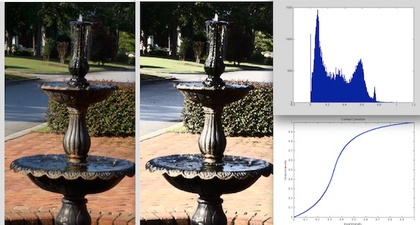
%> input picture contrast.jpg, 420 x 225 px, shrunk from 605 x 324 before the run
$ octave --eval "bmp_contrast;"   (GNU Octave 9; MATLAB toolbox functions it lacks are replaced by stand-ins)
%> lines starting %> are read from the running program, lines starting %| are printed output that depends on the picture; long printed decimals are rounded
function bmp_contrast(Filename, Gain, Bias, Smooth, Linear,  Prefix, ShowFigures)
%Adjusts contrast of image, saving output as bitmap with prefix
%  Filename: name of bitmap [optional]
%  Gain: intensity amplifaction 0..1: 0.1 = low contrast, 0.5= unchanged, 0.9 high contrast
%  Bias: intensity offset 0..1: 0.1 = darker, 0.5= unchanged, 0.9  brighter
%        Special value: if bias is <0, then adaptive so image does not get darker/brighter
%  Smooth: Gaussian blur (0=none, 1=some)
%  Linear: true/false - select between linear transform or nonlinear
%  Prefix: string appended to output name, e.g. if 'e' then cat.jpg ->  ecat.jpg
%  ShowFigures: Determine whether histogram and function are graphed
%Example
% bmp_contrast('dog.png');
% bmp_contrast('cat.jpg',0.75,-0.5,0, false,'N95'); %non-linear, auto-bias
% bmp_contrast('cat.jpg',0.75,-0.5,0,true,'L95'); %linear, auto-bias

%Alternatives
% If you have the Matlab Image Processing Toolbox, you may want to consider contrast_rgb or nlfilter
%   http://people.sc.fsu.edu/~jburkardt/m_src/image_contrast/image_contrast.html
%   http://www.mathworks.com/products/image/examples.html?file=/products/demos/shipping/images/ipexcontrast.html
if (nargin < 1)
   [files,pth] = uigetfile({'*.bmp;*.jpg;*.png;*.tiff;';'*.*'},'Select the Image[s]', 'MultiSelect', 'on');
%> the answer given: contrast.jpg
   files = cellstr(files); %make cellstr regardless of whether user selects single or multiple images
else
    [pth,nam, ext] = fileparts(Filename);
    files = cellstr([nam, ext]);
end;
if (nargin < 5)
    %Gain = 0.7;
    prompt = {'Enter contrast (0..1; <0.5 lower, >0.5 higher):','Enter brightness (0..1; <0.5 darker, >0.5 brighter, negative for automatic):','Enter blur (0=none, 1=a little)','Linear (1) or Nonlinear (0) transform'};
    dlg_title = 'Values for adjusting the image(s)';
    num_lines = 1;
    def = {'0.8','-0.5','0','0'};
    answer = inputdlg(prompt,dlg_title,num_lines,def);
%> the answer given: 0.8, -0.5, 0, 0
    Gain = str2double(answer{1});
    Bias = str2double(answer{2});
    Smooth = str2double(answer{3});
    Linear = str2double(answer{4});

end;
if (nargin < 6)
    Prefix = 'c';
end;
if (nargin < 7)
    ShowFigures = true;
end;

%apply to image(s)
for i=1:size(files,2)
    nam = strvcat(deblank(files(:,i))); %#ok<REMFF1>
    Inname = fullfile(pth, nam);
    Outname = fullfile(pth, [Prefix nam ]);
    %Im = Imread_mat2gray_sub(Inname);
    Im = imread(Inname);
%> Im is the input picture: size 225x420x3 uint8; mean R, G, B 149.1, 143.3, 138.6
    ImSize = size(Im);
%> ImSize = [225 420 3]
    %determine layers: grayscale =1, red/green/blue =3
    if length(ImSize) == 2
        fprintf('Only able to process RGB images - not grayscale\n');
        return; %only one layer - e.g. grayscale image
    end;
    %scale to range 0..1
    if isa(Im,'uint16')
        scale = 1/65535;
    elseif isa(Im,'uint8')
        scale = 1/255;
    else
        fprintf('Unsupported data format\n');
        return;
    end;
    Im = double(Im) .* scale;
%> Im: size 225x420x3 double
    %convert to Y,U,V
    [Y,U,V]=YUV_RGB_sub(Im);
%> in YUV_RGB_sub, `U=R-G;`:
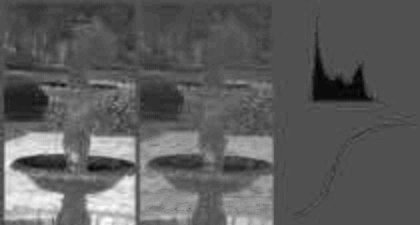
%> U: size 225x420 double; min -0.137, max 0.298, mean 0.0226; drawn with min black and max white
%> in YUV_RGB_sub, `V=B-G;`:
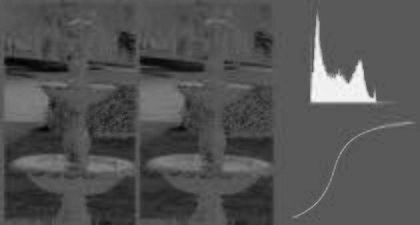
%> V: size 225x420 double; min -0.282, max 0.525, mean -0.0186; drawn with min black and max white
    %make a histogram - much more rapid for autobalance, and creates useful graph
    wid = size(Y,1);
%> wid = 225
    ht = size(Y,2);
%> ht = 420
    Y1d = reshape(Y,ht*wid,1);
    x = 0:1/255:1;
    h = hist(Y1d,x);
%> h = 256 values, max 14988 at index 256, min 35 at index 1, mean 369.1
    if ShowFigures %display histogram
        figure;
        hist(Y1d,x);
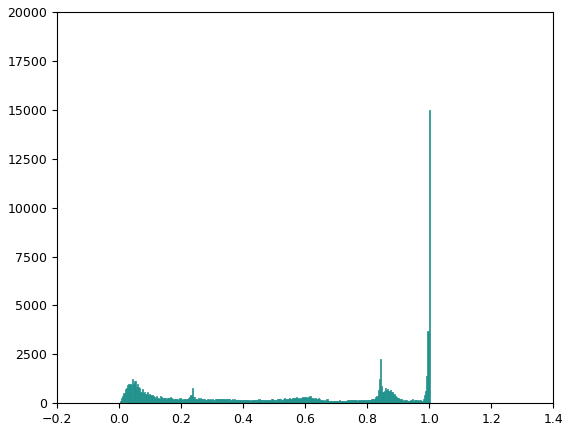
%> figure redrawn from the program's plot data; tallest bar 14988 high, from x = 0.998 to 1

    end; %if ShowFigures
    %compute mean
    delta=1e-6; % a very small number, so zeros do not cause problems...
    % logMeanY= logMean_sub (h); %you can compute from either histogram or based on each voxel
    logMeanY=exp(mean(mean(log(Y+delta))));%overall luminance: log average of image
%> logMeanY = 0.36
    %meanY = mean(mean(Y)) ;
    fprintf(' Before transform: log Mean intensity %f\n', logMeanY);
%|  Before transform: log Mean intensity 0.3602
    %compute transform
    if Bias < 0, %autobalance
        bestFit = Inf;
        hR = h;
%> hR has the same summary as h
        for ci = 0:255,
        	out = makeTransform_sub (Gain, ci/256, Linear);
            for x = 1:256, %initialize - several input intensities may be set to same output
                hR(x) = 0;
            end;
            for x = 1:256,
                pos = round(out(x)*255) + 1;
                hR(pos) = hR(pos) + h(x);
            end; %for x
            logMeanYr= logMean_sub (hR);
            fit = abs(logMeanYr-logMeanY);
            if (fit < bestFit)
                Bias = ci/256;
                bestFit = fit;
            end;
        end;
%> this loop made 256 passes
%> (logMeanYr, fit, bestFit) on passes 2 to 13: (0.00016, 0.36, 0.36), (0.000482, 0.36, 0.36), (0.000801, 0.359, 0.359), (0.00119, 0.359, 0.359), (0.00164, 0.359, 0.359), (0.00211, 0.358, 0.358), (0.00284, 0.357, 0.357), (0.0034, 0.357, 0.357), (0.00387, 0.356, 0.356), (0.00446, 0.356, 0.356), (0.00511, 0.355, 0.355), (0.00578, 0.354, 0.354)
%> (logMeanYr, fit, bestFit) on pass 1: (8.95e-06, 0.36, 0.36)
%> after the loop, Bias = 0.672; bestFit = 0.000545; hR = 256 values, max 61261 at index 256, min 0 at index 2, mean 369.1
        fprintf(' Auotbalance set the to bias %f\n',Bias);
%|  Auotbalance set the to bias 0.6719
    end; %if Bias < 0: autobalance
     out = makeTransform_sub (Gain, Bias, Linear);
%> out = 256 values from 0 to 1
     if ShowFigures
        plotTransform_sub (out);
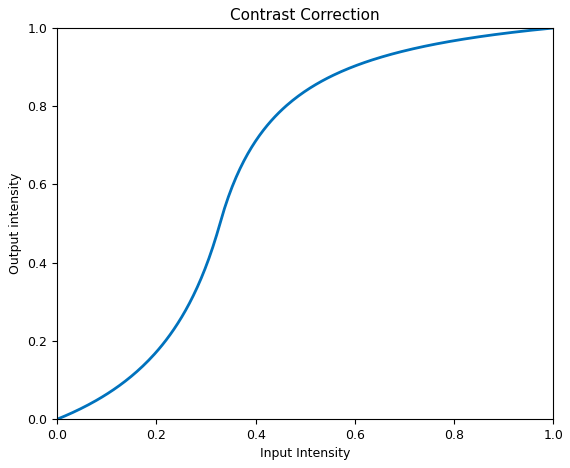
%> figure redrawn from the program's plot data; curve peaks at x = 1, y = 1
     end; %if ShowFigures
     %apply transform
     for y = 1:ImSize(2),
         for x = 1:ImSize(1),
                  Y(x,y) = out(1+round(255*Y(x,y)));
         end;
     end;
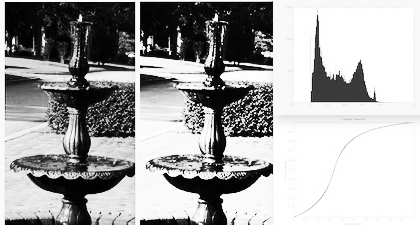
%> Y: size 225x420 double; min 0, max 1, mean 0.649
     if Smooth > 0
         preMeanY = mean(Y(:));
         %preMeanY=exp(mean(mean(log(Y+delta))));%overall luminance: log average of image
         Y = GaussianFilter(Y, 3, Smooth);
         meanY = mean(Y(:));
         %meanY=exp(mean(mean(log(Y+delta))));%overall luminance: log average of image
         Y = Y + (preMeanY - meanY);

     end
     %report effects
     logMeanY=exp(mean(mean(log(Y+delta))));%overall luminance: log average of image
%> logMeanY = 0.363
     fprintf(' After transform: log Mean intensity %f\n', logMeanY);
%|  After transform: log Mean intensity 0.363
     ImAdjusted = RGB_YUV_sub(Y,U,V);
     imwrite(ImAdjusted,Outname);
end;
%end bmp_contrast()

function Filtered = GaussianFilter(ImageData, hsize, sigma)
% http://stackoverflow.com/questions/13193248/how-to-make-a-gaussian-filter-in-matlab
%Get the result of Gaussian
filter_ = Gaussian2D(hsize, sigma);
Filtered = conv2(ImageData, filter_, 'same');
%%check image
% [12 lines of commented-out code are left out]

function h =  Gaussian2D(hsize, sigma)
n1 = hsize;
n2 = hsize;
for i = 1 : n2
    for j = 1 : n1
        % size is 10;
        % -5<center<5 area is covered.
        c = [j-(n1+1)/2 i-(n2+1)/2]';
        % A product of both axes is 2D Gaussian filtering
        h(i,j) = Gauss(c(1), sigma)*Gauss(c(2), sigma);
    end
end
%end Gaussian2D()

function Gaussian_filtered = Gauss(image_x, sigma)
% for single axis
% http://en.wikipedia.org/wiki/Gaussian_filter
Gaussian_filtered = exp(-image_x^2/(2*sigma^2)) / (sigma*sqrt(2*pi));
%end Gauss()


function [out]= logMean_sub (histo8bit)
delta=1e-6; % a very small number, so zeros do not cause problems...
%logMeanY=exp(mean(mean(log(Y+delta))));
n = sum(histo8bit); %number of pixels
logV = 0.0;
for i = 1:256
    logV = logV + (histo8bit(i)*log( ((i-1)/255)+delta));
end;
out = exp(logV/n);


function plotTransform_sub (out)
%OPTIONAL: plot lookup table
in = 0:1/255:1;
figure; %to save this image rather than overwrite
p =plot(in, out);
axis([0 1 0 1]);
xlabel('Input Intensity');
ylabel('Output intensity');
%legend('Gray Matter');
title( 'Contrast Correction');
set(p,'LineWidth',2);
set(gcf,'Color',[1 1 1]);
%end plotTransform_sub()

function [out]= makeTransform_sub (Gain, Bias, Linear)
%Create lookup table
if Bias < 0.00001
    Bias = 0.00001;
end;
if Gain < 0.00001
    Gain = 0.00001;
end;
in = 0:1/255:1;
out = 0:1/255:1;
if Linear
    midpoint = Bias;
    if Gain == 1.0
        slope = 1;
    else
        deg = Gain * 90; %0= no contrast = horizontal line, 1=no gray = vertical line
        rad = deg*pi/180; %degrees to radians
        slope = tan(rad); %http://en.wikipedia.org/wiki/Slope
    end;
    for i = 1:256,
        v = (((in(i) -midpoint)* slope)+ 0.5);

        if v > 1
            v = 1;
        elseif v < 0
                v = 0;
        end;
        out(i) = v;
        %out(i) = in(i) * 2;
    end; %for i: each possible intensity
else %if not linear than non-linear
    %http://dept-info.labri.fr/~schlick/DOC/gem2.html
    %http://dept-info.labri.fr/~schlick/publi.html
    % "Fast Alternatives to Perlin's Bias and Gain Functions"
    %   Christophe Schlick: Graphics Gems IV, p379-382, April 1994
    for i = 1:256,
        lT = in(i);
        %apply bias
        lT = (lT/((1/Bias-2)*(1-lT)+1)) ;
        %next apply gain
        gainX = 1.0-Gain;
        if lT <= 0.5
            lG = (lT/((1/gainX-2)*(1-2*lT)+1));
        else
            lG = (( (1/gainX-2)*(1-2*lT)-lT ) / ( (1/gainX-2)*(1-2*lT)-1 ) );
        end;
        if lT == 0
            lG = 0;
        else
            lG = lG / lT;
        end;
        lV = (lT*lG);
        if lV > 1
            lV = 1;
        end;
        if lV < 0
            lV = 0;
        end;
        out(i) = lV;

    end; %for i: each possible intensity
end; %nonlinear
%end makeTransform_sub()

function [Y,U,V]=YUV_RGB_sub(Im)
    % This program transform RGB layers to YUV layers....
    %  By  Mohammed Mustafa Siddeq
    %  Date 25/7/2010
    Im=double(Im);
    R=Im(:,:,1); G=Im(:,:,2); B=Im(:,:,3);
    % transfom layers to YUV
    Y=((R+2*G+B)/4);
    U=R-G;
    V=B-G;
% end YUV_RGB_sub

function Im=RGB_YUV_sub(Y,U,V)
% This program transform YUV layers to RGB Layers in ome matrix 'Im'....
%  By   Mohammed Mustafa Siddeq
%  Date 25/7/2010
G=((Y-(U+V)/4));
R=U+G;
B=V+G;
Im(:,:,1)=R; Im(:,:,2)=G; Im(:,:,3)=B;
%> after `Im(:,:,3)=B`:
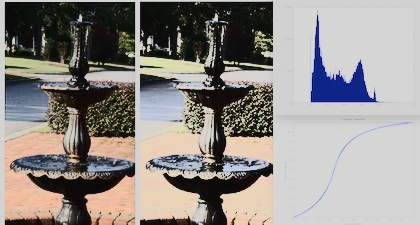
%> Im: size 225x420x3 double; mean R, G, B 0.671, 0.648, 0.63; drawn with min black and max white
%imshow(uint8(Im));
%end RGB_YUV_sub()

%with regards to RGB_YUV and YUV_RGB:
% Copyright (c) 2011, Mohammed Siddeq
% All rights reserved.
%
% Redistribution and use in source and binary forms, with or without
% modification, are permitted provided that the following conditions are
% met:
%
%     * Redistributions of source code must retain the above copyright
%       notice, this list of conditions and the following disclaimer.
%     * Redistributions in binary form must reproduce the above copyright
%       notice, this list of conditions and the following disclaimer in
%       the documentation and/or other materials provided with the distribution
%
% THIS SOFTWARE IS PROVIDED BY THE COPYRIGHT HOLDERS AND CONTRIBUTORS "AS IS"
% AND ANY EXPRESS OR IMPLIED WARRANTIES, INCLUDING, BUT NOT LIMITED TO, THE
% IMPLIED WARRANTIES OF MERCHANTABILITY AND FITNESS FOR A PARTICULAR PURPOSE
% ARE DISCLAIMED. IN NO EVENT SHALL THE COPYRIGHT OWNER OR CONTRIBUTORS BE
% LIABLE FOR ANY DIRECT, INDIRECT, INCIDENTAL, SPECIAL, EXEMPLARY, OR
% CONSEQUENTIAL DAMAGES (INCLUDING, BUT NOT LIMITED TO, PROCUREMENT OF
% SUBSTITUTE GOODS OR SERVICES; LOSS OF USE, DATA, OR PROFITS; OR BUSINESS
% INTERRUPTION) HOWEVER CAUSED AND ON ANY THEORY OF LIABILITY, WHETHER IN
% CONTRACT, STRICT LIABILITY, OR TORT (INCLUDING NEGLIGENCE OR OTHERWISE)
% ARISING IN ANY WAY OUT OF THE USE OF THIS SOFTWARE, EVEN IF ADVISED OF THE
% POSSIBILITY OF SUCH DAMAGE.
%> in bmp_contrast, `imwrite(ImAdjusted,Outname);`:
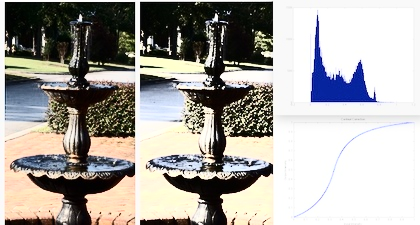
%> saved as ccontrast.jpg: size 225x420x3 uint8; mean R, G, B 168.1, 165.2, 160.4
